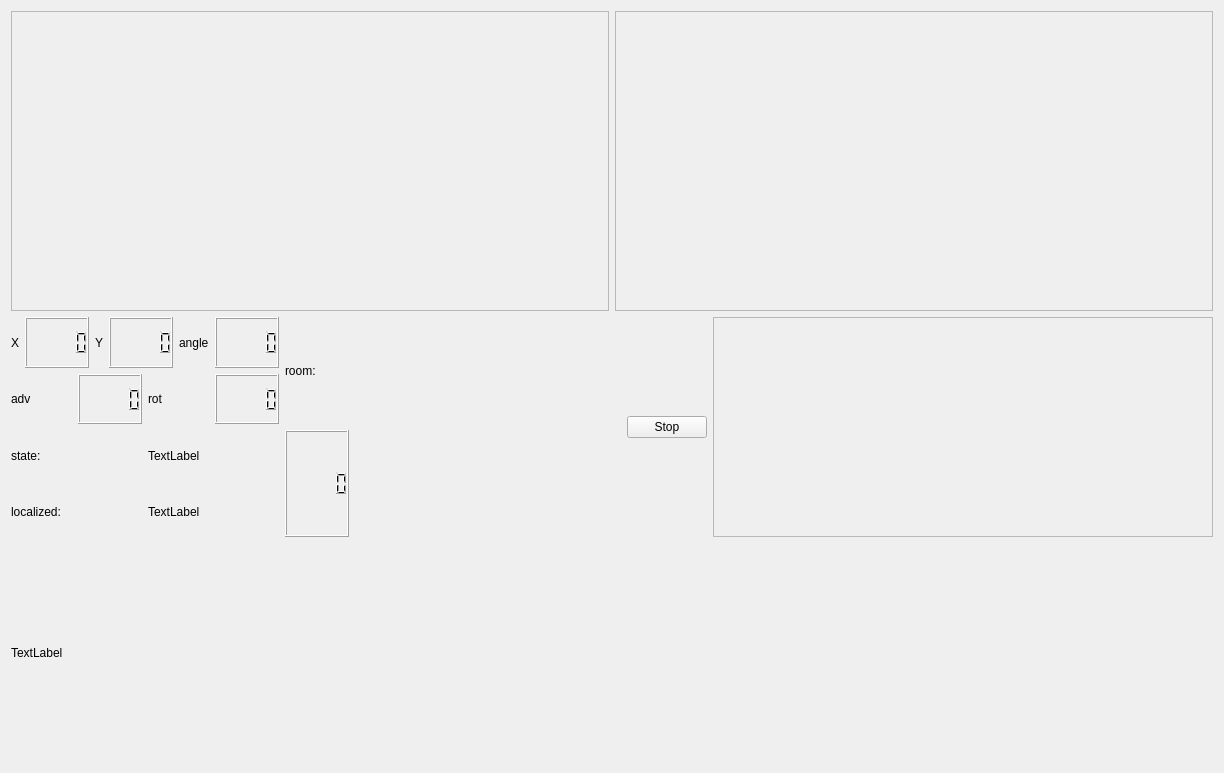
<?xml version="1.0" encoding="UTF-8"?>
<ui version="4.0">
 <class>guiDlg</class>
 <widget class="QWidget" name="guiDlg">
  <property name="geometry">
   <rect>
    <x>0</x>
    <y>0</y>
    <width>1224</width>
    <height>773</height>
   </rect>
  </property>
  <property name="windowTitle">
   <string>Localiser</string>
  </property>
  <layout class="QVBoxLayout" name="verticalLayout_5">
   <item>
    <layout class="QVBoxLayout" name="verticalLayout_2">
     <item>
      <layout class="QHBoxLayout" name="horizontalLayout_17">
       <item>
        <widget class="QFrame" name="frame">
         <property name="sizePolicy">
          <sizepolicy hsizetype="Expanding" vsizetype="Preferred">
           <horstretch>0</horstretch>
           <verstretch>0</verstretch>
          </sizepolicy>
         </property>
         <property name="minimumSize">
          <size>
           <width>500</width>
           <height>300</height>
          </size>
         </property>
         <property name="frameShape">
          <enum>QFrame::StyledPanel</enum>
         </property>
         <property name="frameShadow">
          <enum>QFrame::Raised</enum>
         </property>
        </widget>
       </item>
       <item>
        <widget class="QFrame" name="frame_room">
         <property name="sizePolicy">
          <sizepolicy hsizetype="Expanding" vsizetype="Preferred">
           <horstretch>0</horstretch>
           <verstretch>0</verstretch>
          </sizepolicy>
         </property>
         <property name="minimumSize">
          <size>
           <width>500</width>
           <height>300</height>
          </size>
         </property>
         <property name="frameShape">
          <enum>QFrame::StyledPanel</enum>
         </property>
         <property name="frameShadow">
          <enum>QFrame::Raised</enum>
         </property>
        </widget>
       </item>
      </layout>
     </item>
     <item>
      <layout class="QHBoxLayout" name="horizontalLayout_9">
       <item>
        <layout class="QHBoxLayout" name="horizontalLayout_18">
         <item>
          <layout class="QVBoxLayout" name="verticalLayout">
           <item>
            <layout class="QHBoxLayout" name="horizontalLayout_7">
             <item>
              <layout class="QHBoxLayout" name="horizontalLayout_2">
               <item>
                <widget class="QLabel" name="label">
                 <property name="text">
                  <string>X</string>
                 </property>
                </widget>
               </item>
               <item>
                <widget class="QLCDNumber" name="lcdNumber_x">
                 <property name="font">
                  <font>
                   <bold>true</bold>
                  </font>
                 </property>
                </widget>
               </item>
              </layout>
             </item>
             <item>
              <layout class="QHBoxLayout" name="horizontalLayout_3">
               <item>
                <widget class="QLabel" name="label_2">
                 <property name="text">
                  <string>Y</string>
                 </property>
                </widget>
               </item>
               <item>
                <widget class="QLCDNumber" name="lcdNumber_y">
                 <property name="font">
                  <font>
                   <bold>true</bold>
                  </font>
                 </property>
                </widget>
               </item>
              </layout>
             </item>
             <item>
              <layout class="QHBoxLayout" name="horizontalLayout_6">
               <item>
                <widget class="QLabel" name="label_3">
                 <property name="text">
                  <string>angle</string>
                 </property>
                </widget>
               </item>
               <item>
                <widget class="QLCDNumber" name="lcdNumber_angle">
                 <property name="font">
                  <font>
                   <bold>true</bold>
                  </font>
                 </property>
                </widget>
               </item>
              </layout>
             </item>
            </layout>
           </item>
           <item>
            <layout class="QHBoxLayout" name="horizontalLayout_8">
             <item>
              <layout class="QHBoxLayout" name="horizontalLayout_4">
               <item>
                <widget class="QLabel" name="label_4">
                 <property name="text">
                  <string>adv</string>
                 </property>
                </widget>
               </item>
               <item>
                <widget class="QLCDNumber" name="lcdNumber_adv"/>
               </item>
              </layout>
             </item>
             <item>
              <layout class="QHBoxLayout" name="horizontalLayout_5">
               <item>
                <widget class="QLabel" name="label_5">
                 <property name="text">
                  <string>rot</string>
                 </property>
                </widget>
               </item>
               <item>
                <widget class="QLCDNumber" name="lcdNumber_rot"/>
               </item>
              </layout>
             </item>
            </layout>
           </item>
           <item>
            <layout class="QHBoxLayout" name="horizontalLayout">
             <item>
              <widget class="QLabel" name="label_state_name">
               <property name="text">
                <string>state:</string>
               </property>
              </widget>
             </item>
             <item>
              <widget class="QLabel" name="label_state">
               <property name="text">
                <string>TextLabel</string>
               </property>
              </widget>
             </item>
            </layout>
           </item>
           <item>
            <layout class="QHBoxLayout" name="horizontalLayout_12">
             <item>
              <widget class="QLabel" name="label_7">
               <property name="text">
                <string>localized:</string>
               </property>
              </widget>
             </item>
             <item>
              <widget class="QLabel" name="label_localized">
               <property name="text">
                <string>TextLabel</string>
               </property>
              </widget>
             </item>
            </layout>
           </item>
          </layout>
         </item>
         <item>
          <layout class="QVBoxLayout" name="verticalLayout_3">
           <item>
            <widget class="QLabel" name="label_8">
             <property name="text">
              <string>room:</string>
             </property>
            </widget>
           </item>
           <item>
            <widget class="QLCDNumber" name="lcdNumber_room"/>
           </item>
          </layout>
         </item>
         <item>
          <spacer name="horizontalSpacer">
           <property name="orientation">
            <enum>Qt::Horizontal</enum>
           </property>
           <property name="sizeHint" stdset="0">
            <size>
             <width>20</width>
             <height>20</height>
            </size>
           </property>
          </spacer>
         </item>
         <item>
          <widget class="QPushButton" name="pushButton_stop">
           <property name="text">
            <string>Stop</string>
           </property>
           <property name="checkable">
            <bool>true</bool>
           </property>
          </widget>
         </item>
        </layout>
       </item>
       <item>
        <widget class="QFrame" name="frame_plot_error">
         <property name="minimumSize">
          <size>
           <width>500</width>
           <height>0</height>
          </size>
         </property>
         <property name="frameShape">
          <enum>QFrame::StyledPanel</enum>
         </property>
         <property name="frameShadow">
          <enum>QFrame::Raised</enum>
         </property>
        </widget>
       </item>
      </layout>
     </item>
     <item>
      <widget class="QLabel" name="label_img">
       <property name="minimumSize">
        <size>
         <width>300</width>
         <height>100</height>
        </size>
       </property>
       <property name="text">
        <string>TextLabel</string>
       </property>
      </widget>
     </item>
    </layout>
   </item>
  </layout>
 </widget>
 <resources/>
 <connections/>
</ui>
